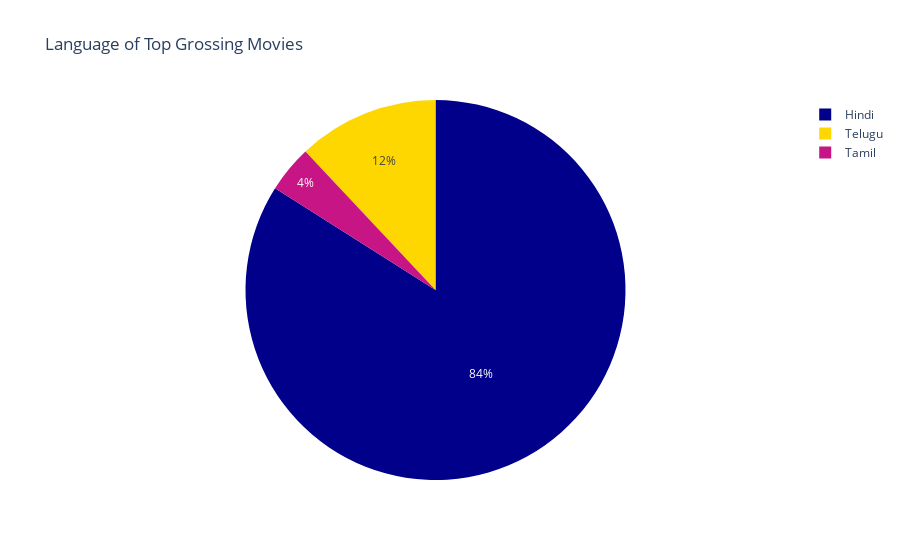

Here is the notebook cell this chart was saved with:
### Code cell
fig = px.pie(movies_langauge, values='Number_of_Movies', names='Language', title ="Language of Top Grossing Movies", color="Language", 
            color_discrete_map={'Hindi':'darkblue',
                                 'Tamil':'mediumvioletred',
                                 'Telugu':'gold'})
fig.show()

### Figure 1 — Plotly figure (JSON) as saved in the notebook; plotly's stock layout.template omitted (floating-point values rounded to 4 significant figures)
{"data": [{"customdata": [["Hindi"], ["Tamil"], ["Telugu"]], "domain": {"x": [0, 1], "y": [0, 1]}, "hovertemplate": "Language=%{label}<br>Number_of_Movies=%{value}<extra></extra>", "labels": ["Hindi", "Tamil", "Telugu"], "legendgroup": "", "marker": {"colors": ["darkblue", "mediumvioletred", "gold"]}, "name": "", "showlegend": true, "type": "pie", "values": [21, 1, 3]}], "layout": {"legend": {"tracegroupgap": 0}, "title": {"text": "Language of Top Grossing Movies"}}}
